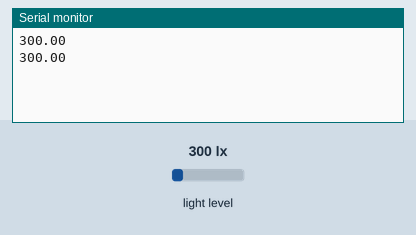
This sketch was run on a simulated Arduino MKR. Shown: the last lines printed to the serial monitor. The test bench sets the inputs (shaded band); at power-on: light level 300 lx. WiFi joins after 1.5 s; servers stay silent unless stated; web services answer with replies made up by the test bench.

Above: at 2.7 s.
2.8 s: light level set to 500 lx
At 4.6 s:
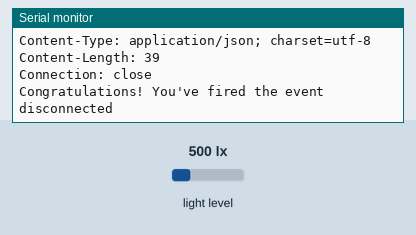
5.2 s: light level set to 40 lx
At 5.96 s:
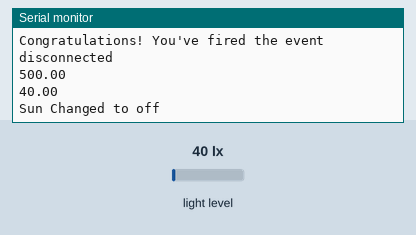
Timing chart, 0 to 8.2 s (numbered marks = the images above; inputs shaded):
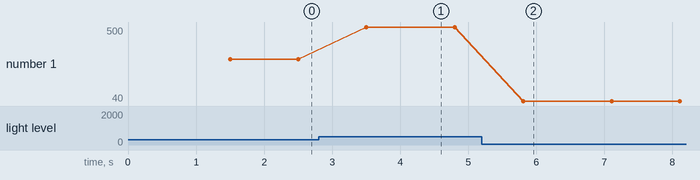

The sketch:

Task3_2_IFTTT_Tutorial.ino
```cpp
#include "arduino_secrets.h"
#include <WiFiNINA.h>
#include <Arduino.h>
#include <hp_BH1750.h>

//Please enter your sensitive data in the Secret tab
char ssid[] = SECRET_SSID;                // your network SSID (name)
char pass[] = SECRET_PASS;                // your network password (use for WPA, or use as key for WEP)
String apikey = SECRET_APIKEY;
hp_BH1750 BH1750;
WiFiClient client;
String eventName = "It's_sunny";

char   HOST_NAME[] = "maker.ifttt.com";
String PATH_NAME   = "/trigger/" + eventName + "/with/key/" + apikey; // change your EVENT-NAME and YOUR-KEY

//lux of 400 for testing simulated with phone tourch, Real sunlight bean over 20,000 lux
const float sunlightLux = 400;
bool sunlight = false;

// 1 sec poll interval for soft testing, the sun dosn't move that fast so we could poll it evey minute to avoid the status changing too quickly
const int pollInterval = 1000;


void setup() {
  // initialize WiFi connection
  WiFi.begin(ssid, pass);

  Serial.begin(9600);
  while (!Serial);

  bool avail = BH1750.begin(BH1750_TO_GROUND);// init the sensor with address pin connetcted to ground
                                              // result (bool) wil be be "false" if no sensor found
  if (!avail) {
    Serial.println("No BH1750 sensor found!");
    while (true) {};
  }
}

void loop() {
  getLUX();
  delay(pollInterval);
}

void getLUX(){
  BH1750.start();   //starts a measurement
  float lux=BH1750.getLux();  //  waits until a conversion finished
  Serial.println(lux);
  lightCheck(lux);
}

void lightCheck(float lux){
  bool sunlightCurrentStatus = sunlight;
  String sun = "off";

  if (lux >= sunlightLux) {
    sunlight = true;
    sun = "on";
  }
  else {
    sunlight = false;
    sun = "off";
  }

  if (sunlightCurrentStatus != sunlight) {
    Serial.println("Sun Changed to " + sun);
    serverSend(sun, lux);
  }
 }
void serverSend(String sun, float lux){

  String queryString = "?value1=" + sun + "&value2=" + lux;
  // connect to web server on port 80:
  if (client.connect(HOST_NAME, 80)) {
    // if connected:
    Serial.println("Connected to server");
  }
  else {// if not connected:
    Serial.println("connection failed");
  }
  // make a HTTP request:
  // send HTTP header
  client.println("GET " + PATH_NAME + queryString + " HTTP/1.1");
  client.println("Host: " + String(HOST_NAME));
  client.println("Connection: close");
  client.println(); // end HTTP header

  while (client.connected()) {
    if (client.available()) {
      // read an incoming byte from the server and print it to serial monitor:
      char c = client.read();
      Serial.print(c);
    }
  }

  // the server's disconnected, stop the client:
  client.stop();
  Serial.println();
  Serial.println("disconnected");
}
```

arduino_secrets.h
```cpp
#define SECRET_SSID "SSID"
#define SECRET_PASS "Password"
#define SECRET_APIKEY "ITTT_APIKey"
```

Measured:
- after the input at 2.8 s, the serial monitor: prints a new line after 0.70 s (image 1)
- after the input at 5.2 s, the serial monitor: prints a new line after 0.61 s (image 2)
- plotted number 1: 300 → 500 after the input at 2.8 s, 500 → 40 after the input at 5.2 s
